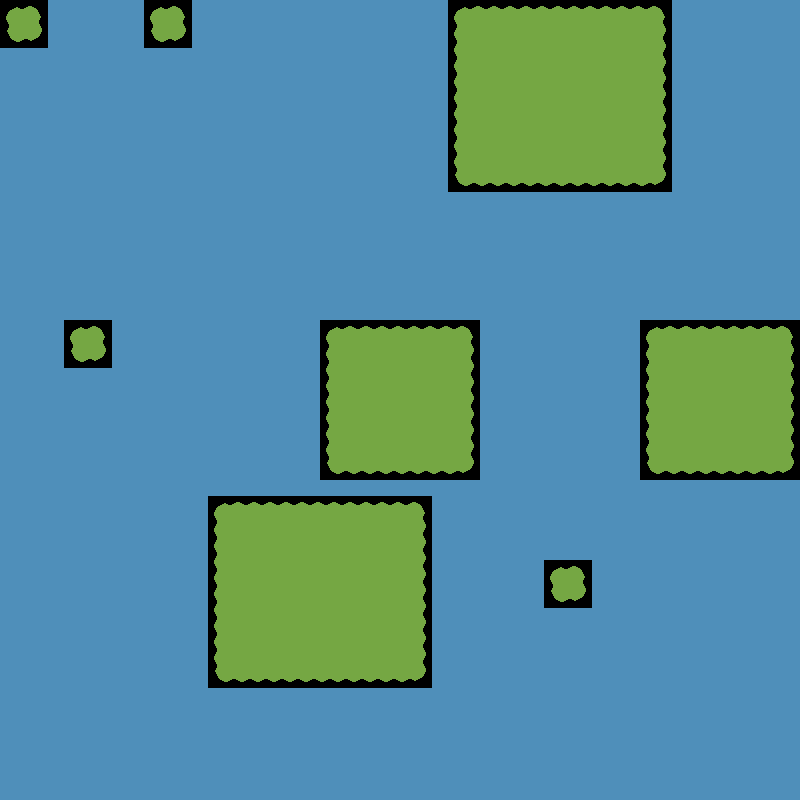

The image is a tile-based game level rendered from a .tmx file. Its description and source (layers, tilesets, objects; grid data summarised) follow:
An orthogonal 50x50 tile map with 16x16 px tiles, 1 tile layer (Tile Layer 1).

<map version="1.10" tiledversion="1.11.2" orientation="orthogonal" renderorder="right-down" width="50" height="50" tilewidth="16" tileheight="16" infinite="0" nextlayerid="2" nextobjectid="1">
 <editorsettings>
  <export target="simpleInput.lua" format="lua" />
 </editorsettings>
 <tileset firstgid="1" source="../Tilesets/Terrain.tsx" />
 <layer id="1" name="Tile Layer 1" width="50" height="50">
  <data>[2500 cells, 2500 non-empty, 10 distinct tile ids]</data>
 </layer>
</map>
